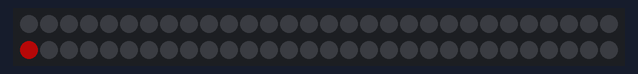
A sketch run on a simulated ESP32. Shown: 60 RGB LEDs in strip order, left to right, continuing on the next row. Dim RGB values are drawn brighter than linear.

Above: at 0.15 s.
At 5.07 s:
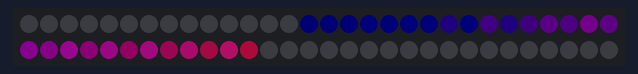
At 9.98 s:
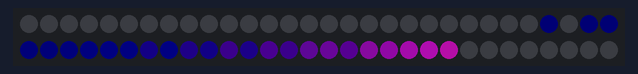
At 19.82 s:
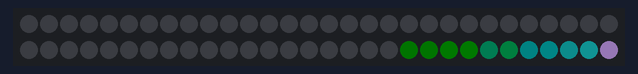
At 29.96 s:
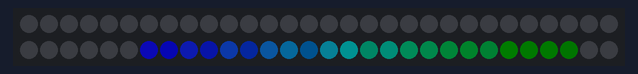
At 39.79 s:
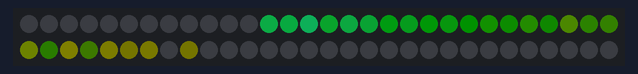

The sketch:

example.ino
```cpp
// Runs FastLED on an ESP32 to drive 60 WS2812B LEDs (via RMT) and show a moving pixel with a fading trail (Sinelon effect).
//
// Buy this module: https://shillehtek.com/products/non-waterproof-ws2812b-smd-led-strip-60-led-meter-flexible-5m-roll-5v-ip30
// Full manual: https://shillehtek.com/blogs/shillehtek-product-manuals/non-waterproof-ws2812b-smd-led-strip-60-led-meter-flexible-5m-roll-5v-ip30-manual
// More examples: https://github.com/shillehbean/shillehtek-examples
//

// WS2812B Strip - ESP32 with FastLED (RMT-driven)
// DIN on GPIO 5, 60 LEDs

#include <FastLED.h>

#define DATA_PIN  5
#define NUM_LEDS  60
#define BRIGHTNESS 64

CRGB leds[NUM_LEDS];

void setup() {
  Serial.begin(115200);
  FastLED.addLeds<WS2812B, DATA_PIN, GRB>(leds, NUM_LEDS);
  FastLED.setBrightness(BRIGHTNESS);
}

void loop() {
  // Sinelon: a single moving pixel with fading trail
  fadeToBlackBy(leds, NUM_LEDS, 20);
  int pos = beatsin16(13, 0, NUM_LEDS - 1);
  leds[pos] += CHSV(millis() / 10, 200, 255);
  FastLED.show();
  delay(15);
}
```
